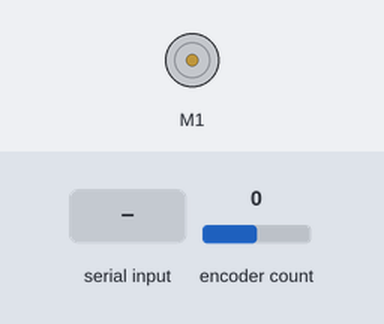
The sketch below on a simulated Arduino Uno, built for the host (arithmetic inside an expression is 32-bit, double 64-bit). On the bench: DC motor (green arrow = forward, orange = backward, longer = faster). The inputs (shaded band) are chosen by the test bench; at power-on: encoder count 0. What the sketch prints to the serial monitor is not drawn.

Above: at 7.2 s.
7.3 s: encoder count set to 1
At 8.7 s:
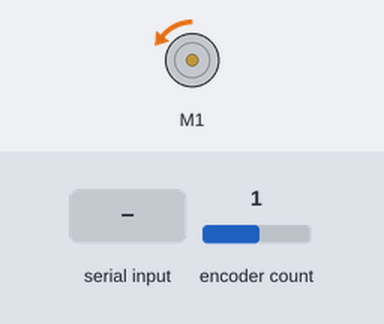
10.3 s: "a:1.57\n" received over Serial
At 10.6 s:
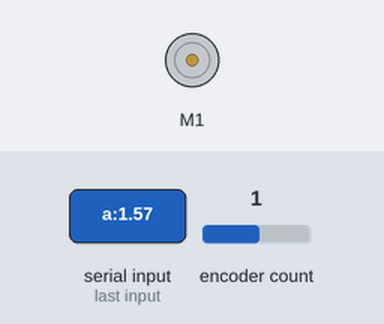
13.3 s: "a:\n" received over Serial
At 13.48 s:
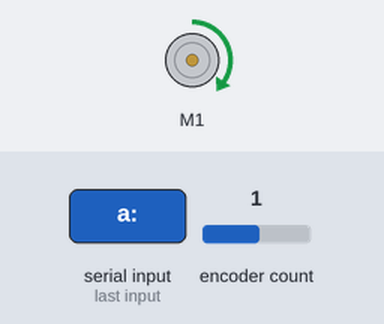
15.0 s: encoder count set to 5
At 16.4 s:
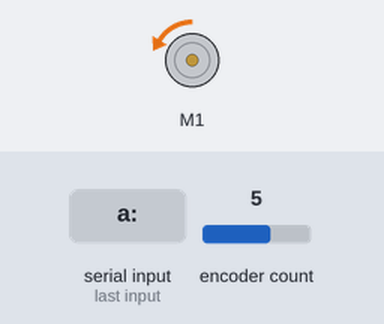
18.0 s: encoder count set to 9
At 18.9 s:
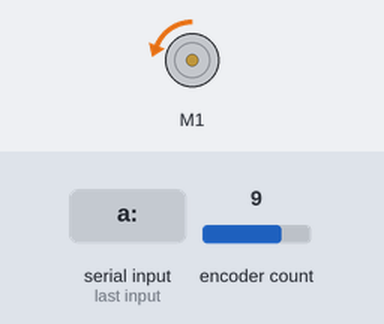
19.6 s: "S\n" received over Serial
At 21.1 s:
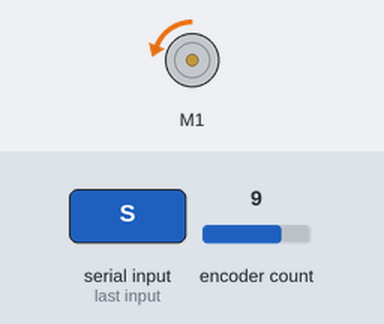
Timing chart, 0 to 22.3 s (numbered marks = the images above; inputs shaded):
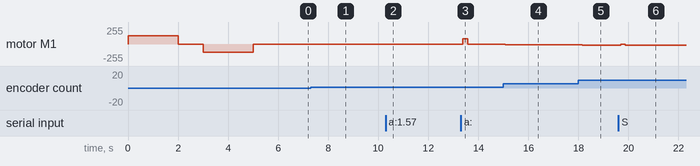

The sketch:

NewAngPos.ino
```cpp
#include <Encoder.h>
#include "DualTB9051FTGMotorShield.h"  // Motor shield library

// Motor Shield object
DualTB9051FTGMotorShield md;

// Encoder counts per revolution (based on your encoder)
const int COUNTS_PER_REV = 12;  // Adjust based on your Hall effect encoder specs

// Gear ratio (if your motor has a gearbox)
const int GEAR_RATIO = 25;  // 25:1 gear ratio

// Setting encoder counts per revolution for the entire gearbox rotation
//const int ENC_PR = COUNTS_PER_REV*GEAR_RATIO; // NOT REALLY SURE WHY THIS DOESNT WORK
const int ENC_PR = 500;
float angle_radians = 0;

Encoder myEnc1(11, 3);

// PID Controller Variables
float Kp = 80;             // Proportional gain
float Ki = 10*0;         // Integral gain
float Kd = .1*0;              // Derivative gain

float err = 0;
float err_last = 0;
float err_int = 0;
float err_dot = 0;

float curTime = 0;
float prevTime = 0;
float deltaTime = 0.0;
float ucommand = 0;

// Target position
float ref = 0 ;  // Target angle in radians

// Declare variables for controlling the motor
long int PWM = 0;
long int curPosition = 0;
long int prevPosition = 0;
float cur_rad = 0.0;
float prev_rad = 0;
float target = 0;
float velocity = 0.0;

// Calibration limit variables
long int minPosition = 0;    // Minimum position count (encoder)
long int maxPosition = 0;    // Maximum position count (encoder)
bool calibrated = false;     // Flag to check if calibration is complete
long int minRad = 0;
long int maxRad = 0;

void setup() {
  // Serial communication for debugging
  Serial.begin(9600);

  md.init();
  md.enableM1Driver();
  Serial.println("System initialized.");

   // **Calibrate motor limits**
  calibrateLimits();
  Serial.println("Calibration complete.");
}

// Calibration function to set the minimum and maximum positions
void calibrateLimits() {

  PWM = 200;
  // Move to maximum position
  md.setM1Speed(PWM);  // Move motor slowly toward maximum
  delay(2000);         // Adjust this delay based on how long it takes to reach limit
  maxPosition = myEnc1.read();
  Serial.print("PWM backward: "); Serial.println(PWM);

  md.setM1Speed(0);
  delay(1000);  // Small pause between calibration steps
  minRad = (2 * PI * ((minPosition)/2)) / ENC_PR;

 PWM = -200;
  // Move to minimum position
  md.setM1Speed(PWM);  // Move motor slowly toward minimum
  delay(2000);          // Adjust this delay based on how long it takes to reach limit
  minPosition = myEnc1.read();
  Serial.print("PWM forward: "); Serial.println(PWM);


  md.setM1Speed(0);
  maxRad = (2 * PI * ((maxPosition)/2)) / ENC_PR;
  calibrated = true;
  //Serial.print("Min Position: "); Serial.println(minPosition);
  //Serial.print("Max Position: "); Serial.println(maxPosition);
  curPosition = myEnc1.read();
  ref = (2 * PI * (minPosition+(abs(maxPosition-minPosition))/2)) / ENC_PR;
  target = ref;
  delay(1000);  // Small pause between calibration steps


}
void loop() {

  if (!calibrated) return;
  // Check limits before PID control

  // Time-based control for the PID calculations
  curTime = millis();
  deltaTime = (curTime - prevTime) / 1000.0;  // **Converting deltaTime to seconds**

  // Read encoder position
  curPosition = myEnc1.read();
  if (curPosition != prevPosition) {
    prevPosition = curPosition;
    //Serial.print("Current Pos : ");
    //Serial.println(curPosition);
  }

  // Calculate the current angle in radians
  cur_rad = (2 * PI * curPosition) / ENC_PR;


  // **Calculate the error based on the target**
  err = target - cur_rad;

  // Integral term (sum of errors over time)
  err_int += err * deltaTime;

  // Derivative term (rate of change of error)
  err_dot = (err - err_last) / deltaTime;

  // Full PID control command
  ucommand = Kp * err + Ki * err_int + Kd * err_dot;

  // **Clamp the PWM output to avoid overflow and set maximum speed**
  PWM = constrain(ucommand, -400, 400);  // Updated for safe limits of PWM signal

  // Send the PWM signal to control motor speed and direction
  md.setM1Speed(PWM);

  // Update the last error and previous time
  err_last = err;
  prevTime = curTime;

  // **Serial communication for input and control**
  if (Serial.available() > 0) {
    String command = Serial.readStringUntil('\n');  // Read the command

    // Check for angle command (e.g., "a:1.57" for 1.57 radians)
    if (command.startsWith("a:")) {
      float angle = command.substring(2).toFloat();  // Extract the angle (in radians)
      ref = angle;
      target = ref + cur_rad;
      Serial.println("Target angle updated.");
    } else if (command == "S") {
      // Stop the motor
      md.setM1Speed(0);
      Serial.println("Motor stopped.");
    }
  }

  if (curPosition <= minPosition && target < cur_rad) {
    //Serial.println("| Reached minimum limit");
    md.setM1Speed(0);

  }
  if (curPosition >= maxPosition && target > cur_rad) {
    //Serial.println("Reached maximum limit");
    md.setM1Speed(0);

  }
  Serial.print("| Error: "); Serial.print(err);
  Serial.print("| Target Angle (rad): "); Serial.print(target);
  Serial.print("| Current Position (rad): "); Serial.print(cur_rad);
  Serial.print("| Max pos (counts): "); Serial.print(maxPosition);
  Serial.print("| Min pos (counts)): "); Serial.print(minPosition);
  Serial.print("| Current Position (counts): "); Serial.print(curPosition);

  Serial.print("| ucommand: "); Serial.println(ucommand);


  /*

  Serial.print("| Start pos (counts): "); Serial.print(minPosition + (maxPosition - minPosition)/2);
  Serial.print("| Current Position (counts): "); Serial.println(curPosition);
  /*Serial.print("Error: "); Serial.print(err);
    Serial.print("Target Angle (rad): "); Serial.print(target);
    Serial.print("Current Position (rad): "); Serial.print(cur_rad);


    Serial.print("ucommand: "); Serial.println(ucommand);*/
  /*Serial.print(err); // PLOTTING STUFF
    Serial.print(", ");
    Serial.print(target);
    Serial.print(", ");
    Serial.print(cur_rad);
    /*Serial.print(", ");
    Serial.print(maxPosition);
    Serial.print(", ");
    Serial.print(minPosition);
    Serial.print(", ");
    Serial.print((maxPosition - minPosition) / 2);
    Serial.print(", ");
    Serial.print(curPosition);
    Serial.print(", ");
    Serial.println(ucommand);*/
}
```

Measured:
- after the input at 7.3 s, motor M1: stopped → backward 2/255 after 0.16 s
- after the input at 10.3 s, motor M1: backward 2/255 → stopped after 0.05 s
- after the input at 13.3 s, motor M1: stopped → forward 79/255 after 0.08 s, → stopped 0.19 s later
- after the input at 15.0 s, motor M1: stopped → backward 10/255 after 0.08 s
- after the input at 18.0 s, motor M1: backward 10/255 → backward 20/255 after 0.15 s
- after the input at 19.6 s, motor M1: backward 20/255 → stopped after 0.09 s, → backward 20/255 0.19 s later
